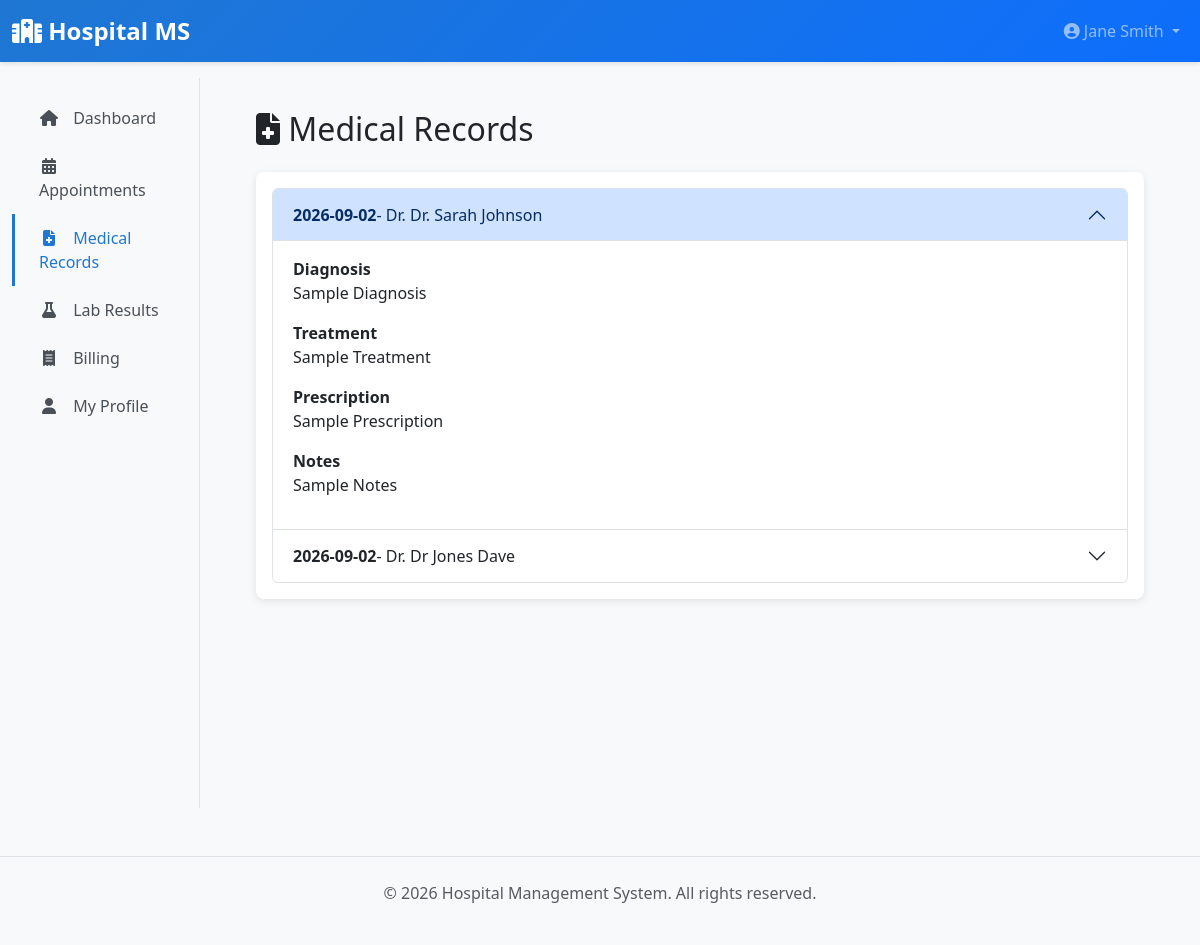
/patient/medical-records (signed in), run on an earlier commit of the app's database.
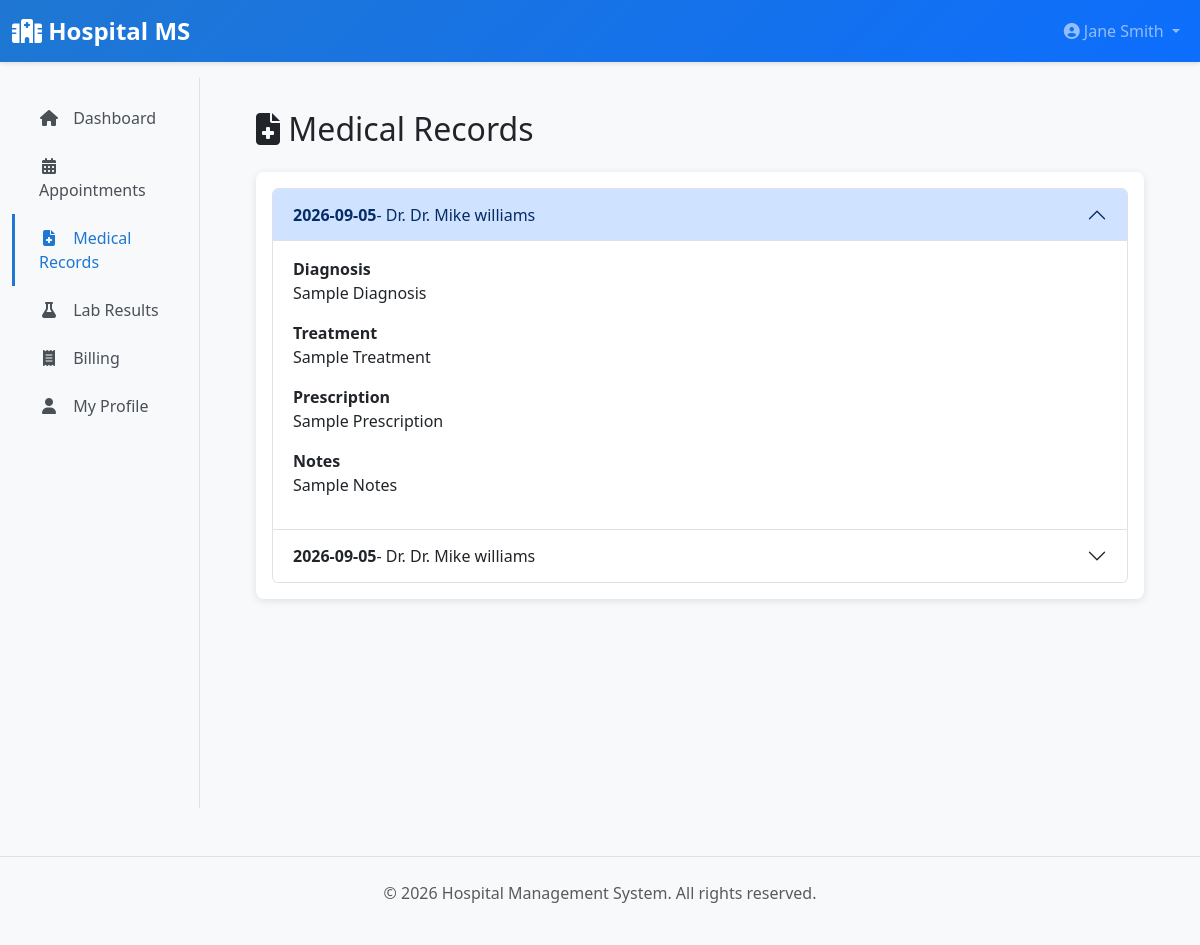
And on a later commit of the database.
### app/models/__init__.py (models this page shows, shortened)
class MedicalRecord(db.Model):
    __tablename__ = 'medical_records'
    id = db.Column(db.Integer, primary_key=True)
    patient_id = db.Column(db.Integer, db.ForeignKey('patients.id'), nullable=False)
    doctor_id = db.Column(db.Integer, db.ForeignKey('doctors.id'), nullable=False)
    diagnosis = db.Column(db.Text, nullable=False)
    treatment = db.Column(db.Text)
    prescription = db.Column(db.Text)
    notes = db.Column(db.Text)
    visit_date = db.Column(db.DateTime, default=datetime.utcnow)
    created_at = db.Column(db.DateTime, default=datetime.utcnow)
    prescriptions = db.relationship('Prescription', back_populates='medical_record', foreign_keys='Prescription.medical_record_id', cascade='all, delete-orphan')
    patient = db.relationship('Patient', back_populates='medical_records')
    doctor = db.relationship('Doctor', back_populates='medical_records')

class User(UserMixin, db.Model):
    __tablename__ = 'users'
    id = db.Column(db.Integer, primary_key=True)
    username = db.Column(db.String(80), unique=True, nullable=False, index=True)
    email = db.Column(db.String(120), unique=True, nullable=False, index=True)
    password_hash = db.Column(db.String(255), nullable=False)
    first_name = db.Column(db.String(80))
    last_name = db.Column(db.String(80))
    phone = db.Column(db.String(20))
    role = db.Column(db.Enum(UserRole), nullable=False, default=UserRole.PATIENT)
    is_active = db.Column(db.Boolean, default=True)
    created_at = db.Column(db.DateTime, default=datetime.utcnow)
    updated_at = db.Column(db.DateTime, default=datetime.utcnow, onupdate=datetime.utcnow)
    patient = db.relationship('Patient', uselist=False, back_populates='user', foreign_keys='Patient.user_id', cascade='all, delete-orphan', passive_deletes=True)
    doctor = db.relationship('Doctor', uselist=False, back_populates='user', foreign_keys='Doctor.user_id', cascade='all, delete-orphan', passive_deletes=True)
    lab_staff = db.relationship('LabStaff', uselist=False, back_populates='user', foreign_keys='LabStaff.user_id', cascade='all, delete-orphan', passive_deletes=True)
    def get_full_name(self):
        return f"{self.first_name} {self.last_name}".strip()

### app/blueprints/patient.py (the view)
@patient_bp.route('/medical-records')
@login_required
@patient_required
def medical_records():
    patient = current_user.patient
    page = request.args.get('page', 1, type=int)
    records = MedicalRecord.query.filter_by(patient_id=patient.id).order_by(
        MedicalRecord.created_at.desc()
    ).paginate(page=page, per_page=10)
    return render_template('patient/medical_records.html', records=records)

### app/blueprints/patient.py (called while the page is built)
def patient_required(f):
    @wraps(f)
    def decorated_function(*args, **kwargs):
        if not current_user.is_authenticated or current_user.role != UserRole.PATIENT:
            flash('You do not have permission to access this page.', 'danger')
            return redirect(url_for('main.dashboard'))
        return f(*args, **kwargs)
    return decorated_function

### app/templates/patient/medical_records.html (shortened to what this page needs)
{% extends "layouts/base.html" %}
{% block content %}
<h2 class="mb-4"><i class="fas fa-file-medical"></i> Medical Records</h2>
<div class="card">
    <div class="card-body">
        {% if records.items %}
        <div class="accordion" id="medicalRecordsAccordion">
            {% for record in records.items %}
            <div class="accordion-item">
                <h2 class="accordion-header" id="heading{{ record.id }}">
                    <button class="accordion-button {% if loop.first %}{% else %}collapsed{% endif %}" type="button" data-bs-toggle="collapse" data-bs-target="#collapse{{ record.id }}">
                        <strong>{{ record.visit_date.strftime('%Y-%m-%d') }}</strong> - Dr. {{ record.doctor.user.get_full_name() }}
                    </button>
                </h2>
                <div id="collapse{{ record.id }}" class="accordion-collapse collapse {% if loop.first %}show{% endif %}" data-bs-parent="#medicalRecordsAccordion">
                    <div class="accordion-body">
                        <div class="mb-3">
                            <label class="fw-bold">Diagnosis</label>
                            <p>{{ record.diagnosis }}</p>
                        </div>
                        {% if record.treatment %}
                        <div class="mb-3">
                            <label class="fw-bold">Treatment</label>
                            <p>{{ record.treatment }}</p>
                        </div>
                        {% endif %}
                        {% if record.prescription %}
                        <div class="mb-3">
                            <label class="fw-bold">Prescription</label>
                            <p>{{ record.prescription }}</p>
                        </div>
                        {% endif %}
                        {% if record.notes %}
                        <div class="mb-3">
                            <label class="fw-bold">Notes</label>
                            <p>{{ record.notes }}</p>
                        </div>
                        {% endif %}
                    </div>
                </div>
            </div>
            {% endfor %}
        </div>
        {% else %}
        <p class="text-muted text-center my-3">No medical records available.</p>
        {% endif %}
    </div>
</div>
{% endblock %}

What changed in the data, as far as the page shows it:
no longer on this page (row edited): MedicalRecord: visit_date "2026-09-02", doctor.user.get_full_name "Dr. Sarah Johnson", diagnosis "Sample Diagnosis", treatment "Sample Treatment", prescription "Sample Prescription", notes "Sample Notes"
no longer on this page (row edited): MedicalRecord: visit_date "2026-09-02", doctor.user.get_full_name "Dr Jones Dave"
now on this page (row edited): MedicalRecord: visit_date "2026-09-05", doctor.user.get_full_name "Dr. Mike williams", diagnosis "Sample Diagnosis", treatment "Sample Treatment", prescription "Sample Prescription", notes "Sample Notes"
now on this page (row edited): MedicalRecord: visit_date "2026-09-05", doctor.user.get_full_name "Dr. Mike williams"
